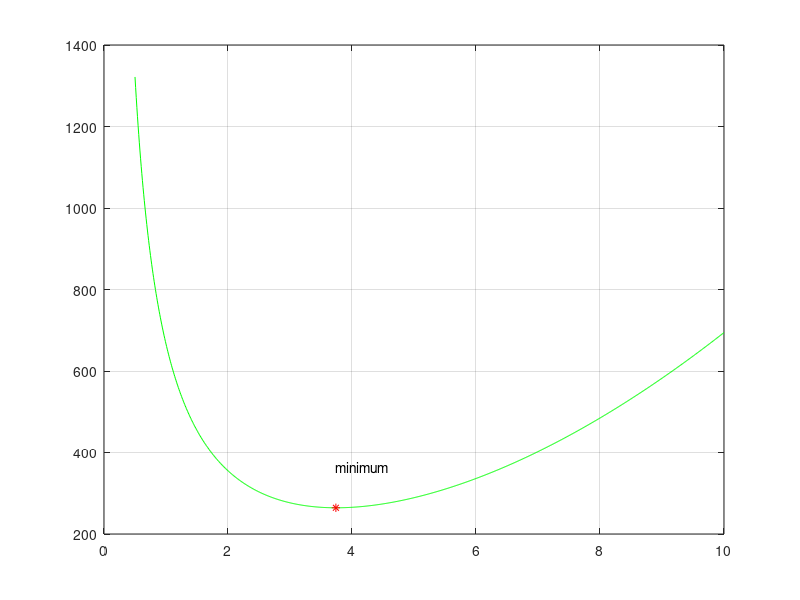
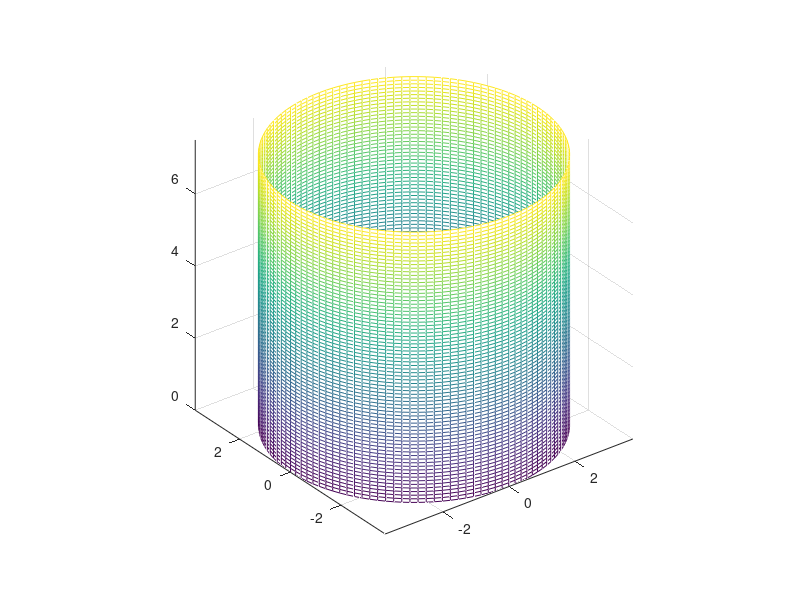

Here is the MATLAB script that generated these plots, in order:
clear;
r=[0.5:0.01:10];
for m=1:951
   h(m)=330/(pi*(r(m)^2));
end
A=2*pi*(r.^2)+2*pi*r.*h;
a=find(A==min(A));
r(a)
h(a)
figure(1);
plot(r,A,'g');grid on;
hold on;
plot(r(a),min(A),'r:*');
text(r(a),min(A)+100,'minimum');
fprintf('%f,%f',r(a),h(a));
figure(2);
u=[0:pi/60:2*pi];
v=[0:0.1:h(a)];
[U,V]=meshgrid(u,v);
X=r(a)*cos(U);
Y=r(a)*sin(U);
Z=V;
mesh(X,Y,Z);
axis equal;
